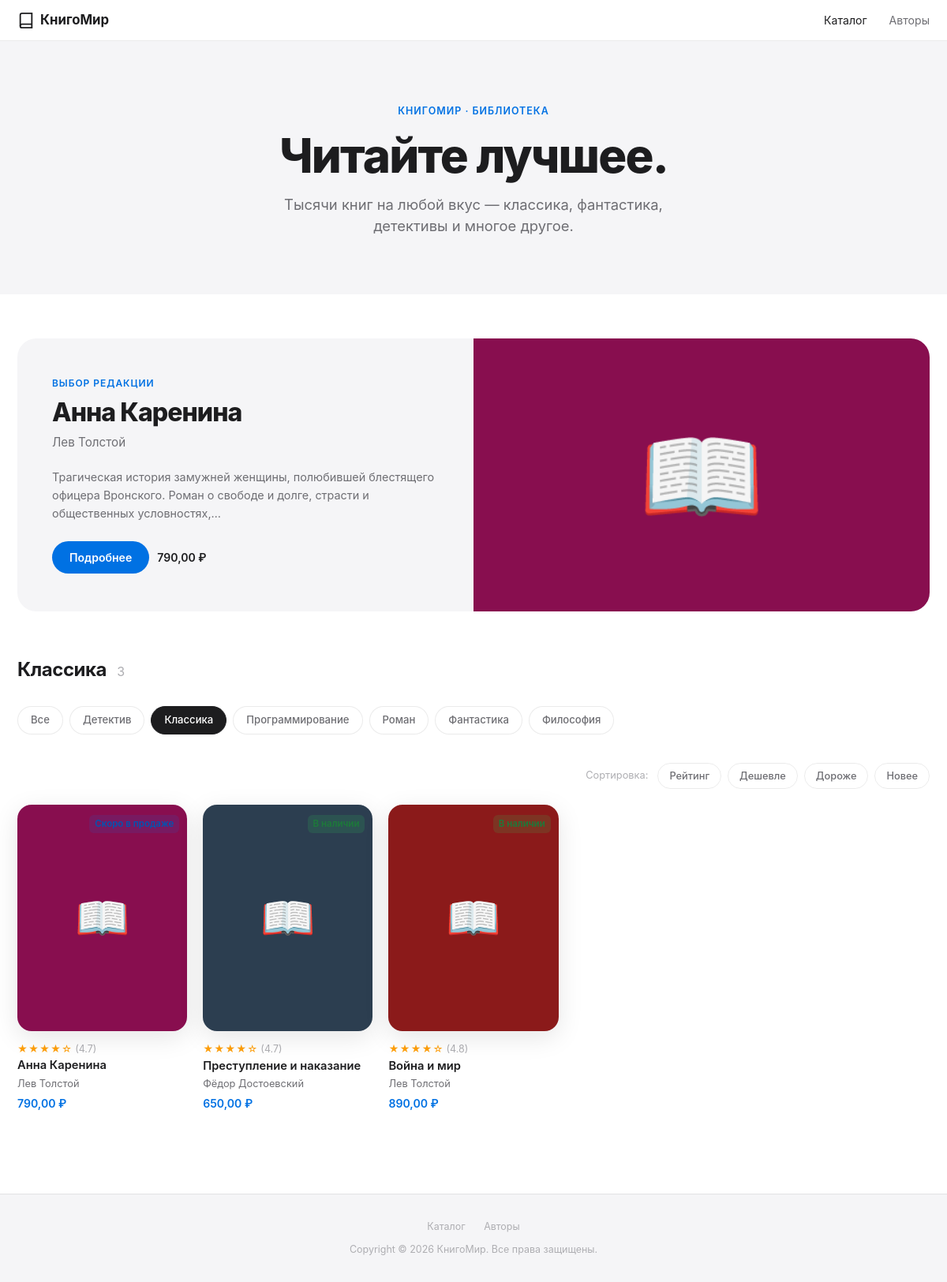
/?genre=classics, run on the app's committed database.
### catalog/models.py (models this page shows, shortened)
class Book(models.Model):
    STATUS_AVAILABLE = 'available'
    STATUS_OUT_OF_STOCK = 'out_of_stock'
    STATUS_COMING_SOON = 'coming_soon'
    STATUS_CHOICES = [
        (STATUS_AVAILABLE, 'В наличии'),
        (STATUS_OUT_OF_STOCK, 'Нет в наличии'),
        (STATUS_COMING_SOON, 'Скоро в продаже'),
    ]
    title = models.CharField('Название', max_length=255)
    author = models.ForeignKey(
        Author,
        on_delete=models.CASCADE,
        verbose_name='Автор',
        related_name='books',
    )
    genres = models.ManyToManyField(
        Genre,
        verbose_name='Жанры',
        related_name='books',
        blank=True,
    )
    description = models.TextField('Описание')
    published_year = models.PositiveSmallIntegerField('Год издания')
    pages = models.PositiveSmallIntegerField('Количество страниц')
    price = models.DecimalField('Цена (руб.)', max_digits=8, decimal_places=2)
    rating = models.FloatField(
        'Рейтинг',
        default=0.0,
        validators=[MinValueValidator(0.0), MaxValueValidator(5.0)],
    )
    status = models.CharField(
        'Статус',
        max_length=20,
        choices=STATUS_CHOICES,
        default=STATUS_AVAILABLE,
    )
    created_at = models.DateTimeField('Добавлена', auto_now_add=True)
    cover_color = models.CharField(
        'Цвет обложки (HEX)',
        max_length=7,
        default='#4A90D9',
        help_text='Например: #4A90D9',
    )
    class Meta:
        verbose_name = 'Книга'
        verbose_name_plural = 'Книги'
        ordering = ['-created_at']

class Author(models.Model):
    first_name = models.CharField('Имя', max_length=100)
    last_name = models.CharField('Фамилия', max_length=100)
    birth_year = models.PositiveSmallIntegerField('Год рождения', null=True, blank=True)
    bio = models.TextField('Биография', blank=True)
    class Meta:
        verbose_name = 'Автор'
        verbose_name_plural = 'Авторы'
        ordering = ['last_name', 'first_name']
    @property
    def full_name(self):
        return f'{self.first_name} {self.last_name}'

class Genre(models.Model):
    name = models.CharField('Название жанра', max_length=100, unique=True)
    slug = models.SlugField('Slug', max_length=100, unique=True)
    class Meta:
        verbose_name = 'Жанр'
        verbose_name_plural = 'Жанры'
        ordering = ['name']

### catalog/views.py (the view)
# urls.py: path('', views.book_list, name='book_list'),
def book_list(request):
    books = Book.objects.select_related('author').prefetch_related('genres').all()
    genres = Genre.objects.all()
    genre_slug = request.GET.get('genre', '')
    active_genre = None
    if genre_slug:
        active_genre = Genre.objects.filter(slug=genre_slug).first()
        if active_genre:
            books = books.filter(genres=active_genre)
    sort = request.GET.get('sort', '-created_at')
    allowed_sorts = {
        'price': 'price',
        '-price': '-price',
        'rating': '-rating',   # сначала высокий рейтинг
        'title': 'title',
        'year': '-published_year',
    }
    books = books.order_by(allowed_sorts.get(sort, '-created_at'))
    context = {
        'books': books,
        'genres': genres,
        'active_genre': active_genre,
        'current_sort': sort,
        'total_books': books.count(),
    }
    return render(request, 'catalog/book_list.html', context)

### catalog/templatetags/book_tags.py (called while the page is built)
@register.simple_tag
def site_name():
    return SITE_TITLE

@register.simple_tag
def star_rating(rating):
    try:
        rating = float(rating)
    except (TypeError, ValueError):
        rating = 0.0
    full_stars = int(rating)
    empty_stars = 5 - full_stars
    stars_html = '★' * full_stars + '☆' * empty_stars
    rating_str = f'{rating:.1f}'
    return format_html(
        '<span class="stars" title="Рейтинг {}/5">{}</span>'
        '<span class="rating-num">({})</span>',
        rating_str, stars_html, rating_str,
    )

@register.filter(name='rubles')
def rubles(value):
    try:
        amount = float(value)
    except (TypeError, ValueError):
        return value
    integer_part = int(amount)
    decimal_part = round((amount - integer_part) * 100)
    formatted_int = f'{integer_part:,}'.replace(',', '\u00a0')  # неразрывный пробел
    return mark_safe(f'{formatted_int},{decimal_part:02d}\u00a0₽')

@register.filter(name='short_description')
def short_description(text, max_length=150):
    if not text:
        return ''
    text = str(text)
    if len(text) <= max_length:
        return text
    truncated = text[:max_length].rsplit(' ', 1)[0]
    return truncated + '…'

@register.filter(name='status_badge')
def status_badge(status):
    badges = {
        'available':    ('badge-green', 'В наличии'),
        'out_of_stock': ('badge-red',   'Нет в наличии'),
        'coming_soon':  ('badge-blue',  'Скоро в продаже'),
    }
    css_class, label = badges.get(status, ('badge-gray', status))
    return format_html(
        '<span class="badge {}">{}</span>',
        css_class, label,
    )

### catalog/templates/catalog/book_list.html (shortened to what this page needs)
{% extends "catalog/base.html" %}
{% load book_tags %}
{% block content %}
<div class="hero">
    <div class="hero-eyebrow">{% site_name %} · Библиотека</div>
    <h1 class="hero-title">Читайте лучшее.</h1>
    <p class="hero-subtitle">Тысячи книг на любой вкус — классика, фантастика, детективы и многое другое.</p>
</div>
{% if books %}
<div class="container" style="padding-top:56px;">
    {% for book in books %}
    {% if forloop.first %}
    <div class="featured">
        <div class="featured-body">
            <div class="featured-eyebrow">Выбор редакции</div>
            <div class="featured-title">{{ book.title }}</div>
            <div class="featured-author">{{ book.author.full_name }}</div>
            <div class="featured-desc">{{ book.description|short_description:140 }}</div>
            <div style="display:flex;gap:10px;align-items:center;flex-wrap:wrap;">
                <a class="btn btn-primary" href="{% url 'catalog:book_detail' book.pk %}">Подробнее</a>
                <span style="font-size:.88rem;font-weight:600;color:#1d1d1f;">{{ book.price|rubles }}</span>
            </div>
        </div>
        <div class="featured-cover-side" style="background:{{ book.cover_color }};">📖</div>
    </div>
    {% endif %}
    {% endfor %}
    <div class="section-header">
        <div class="section-title">
            {% if active_genre %}{{ active_genre.name }}{% else %}Все книги{% endif %}
            <span style="font-size:1rem;font-weight:400;color:var(--text-tertiary);margin-left:8px;">
                {{ books|length }}
            </span>
        </div>
    </div>
    <div class="chips">
        <a href="{% url 'catalog:book_list' %}" class="chip {% if not active_genre %}active{% endif %}">Все</a>
        {% for genre in genres %}
            <a href="{% url 'catalog:book_list' %}?genre={{ genre.slug }}"
               class="chip {% if active_genre.slug == genre.slug %}active{% endif %}">
                {{ genre.name }}
            </a>
        {% endfor %}
    </div>
    <div class="sort-row">
        <span style="font-size:.8rem;color:var(--text-tertiary);padding:6px 4px;">Сортировка:</span>
        <a href="?{% if active_genre %}genre={{ active_genre.slug }}&{% endif %}sort=rating" class="sort-btn {% if current_sort == 'rating' %}active{% endif %}">Рейтинг</a>
        <a href="?{% if active_genre %}genre={{ active_genre.slug }}&{% endif %}sort=price" class="sort-btn {% if current_sort == 'price' %}active{% endif %}">Дешевле</a>
        <a href="?{% if active_genre %}genre={{ active_genre.slug }}&{% endif %}sort=-price" class="sort-btn {% if current_sort == '-price' %}active{% endif %}">Дороже</a>
        <a href="?{% if active_genre %}genre={{ active_genre.slug }}&{% endif %}sort=year" class="sort-btn {% if current_sort == 'year' %}active{% endif %}">Новее</a>
    </div>
    <div class="book-grid">
        {% for book in books %}
        <a class="book-card" href="{% url 'catalog:book_detail' book.pk %}" style="text-decoration:none;">
            <div class="book-card-cover-wrap" style="background:{{ book.cover_color }};">
                <div class="book-card-cover">📖</div>
                <div class="book-card-badge">
                    {{ book.status|status_badge }}
                </div>
            </div>
            <div class="book-card-stars">
                {% star_rating book.rating %}
            </div>
            <div class="book-card-title">{{ book.title|truncatechars:36 }}</div>
            <div class="book-card-author">{{ book.author.full_name }}</div>
            <div class="book-card-price">{{ book.price|rubles }}</div>
        </a>
        {% empty %}
        <div class="empty-state" style="grid-column:1/-1;">
            <div class="empty-state-icon">📭</div>
            <div class="empty-state-title">Книги не найдены</div>
            <p>Попробуйте другой жанр или сбросьте фильтры.</p>
        </div>
        {% endfor %}
    </div>
</div>
{% endif %}
<div style="padding-bottom:64px;"></div>
{% endblock %}

### data on the page
Book: title "Анна Каренина", author.full_name "Лев Толстой", description|short_description "Трагическая история замужней женщины, полюбившей блестящего офицера Вронского. Роман о свободе и долге, страсти и общественных условностях,…", price|rubles "790,00 ₽", rating "★★★★☆ (4.7)"
Genre: name "Классика"
Genre: name "Детектив"
Genre: name "Программирование"
Genre: name "Роман"
Genre: name "Фантастика"
Genre: name "Философия"
Book: rating "★★★★☆ (4.7)", title "Преступление и наказание", author.full_name "Фёдор Достоевский", price|rubles "650,00 ₽"
Book: rating "★★★★☆ (4.8)", title "Война и мир", author.full_name "Лев Толстой", price|rubles "890,00 ₽"

### other printed values
{{ books|length }} "3"
